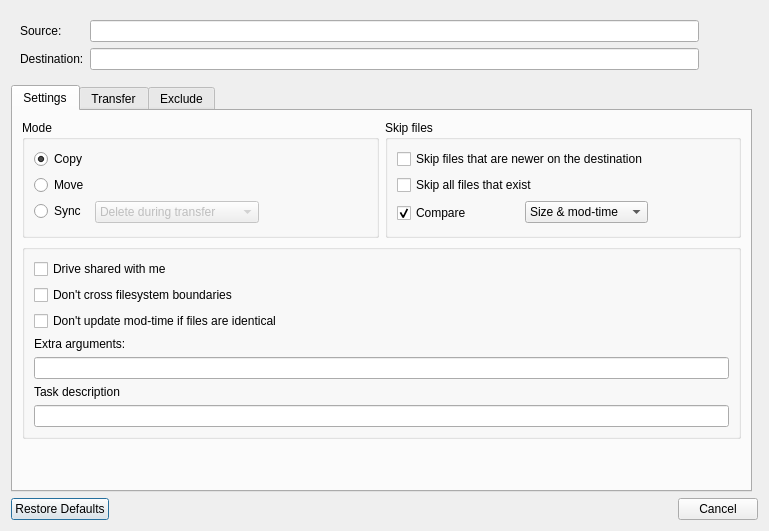
<?xml version="1.0" encoding="UTF-8"?>
<ui version="4.0">
 <class>TransferDialog</class>
 <widget class="QDialog" name="TransferDialog">
  <property name="geometry">
   <rect>
    <x>0</x>
    <y>0</y>
    <width>765</width>
    <height>664</height>
   </rect>
  </property>
  <property name="sizePolicy">
   <sizepolicy hsizetype="Fixed" vsizetype="Fixed">
    <horstretch>0</horstretch>
    <verstretch>0</verstretch>
   </sizepolicy>
  </property>
  <layout class="QGridLayout" name="gridLayout">
   <property name="sizeConstraint">
    <enum>QLayout::SetFixedSize</enum>
   </property>
   <item row="1" column="0" colspan="2">
    <widget class="QWidget" name="pathGroup" native="true">
     <property name="sizePolicy">
      <sizepolicy hsizetype="Preferred" vsizetype="Preferred">
       <horstretch>0</horstretch>
       <verstretch>0</verstretch>
      </sizepolicy>
     </property>
     <property name="minimumSize">
      <size>
       <width>747</width>
       <height>0</height>
      </size>
     </property>
     <layout class="QGridLayout" name="gridLayout_3">
      <item row="1" column="0">
       <widget class="QLabel" name="label_14">
        <property name="sizePolicy">
         <sizepolicy hsizetype="Fixed" vsizetype="Preferred">
          <horstretch>0</horstretch>
          <verstretch>0</verstretch>
         </sizepolicy>
        </property>
        <property name="text">
         <string>Destination:</string>
        </property>
        <property name="buddy">
         <cstring>textDest</cstring>
        </property>
       </widget>
      </item>
      <item row="0" column="4">
       <widget class="QToolButton" name="buttonSourceFolder">
        <property name="toolTip">
         <string>Choose folder</string>
        </property>
        <property name="styleSheet">
         <string notr="true">QToolButton { border: 0; }</string>
        </property>
       </widget>
      </item>
      <item row="0" column="1" colspan="2">
       <widget class="QLineEdit" name="textSource"/>
      </item>
      <item row="0" column="3">
       <widget class="QToolButton" name="buttonSourceFile">
        <property name="toolTip">
         <string>Choose file</string>
        </property>
        <property name="styleSheet">
         <string notr="true">QToolButton { border: 0; }</string>
        </property>
       </widget>
      </item>
      <item row="0" column="0">
       <widget class="QLabel" name="label_13">
        <property name="sizePolicy">
         <sizepolicy hsizetype="Fixed" vsizetype="Preferred">
          <horstretch>0</horstretch>
          <verstretch>0</verstretch>
         </sizepolicy>
        </property>
        <property name="text">
         <string>Source:</string>
        </property>
        <property name="buddy">
         <cstring>textSource</cstring>
        </property>
       </widget>
      </item>
      <item row="1" column="3">
       <widget class="QToolButton" name="buttonDest">
        <property name="toolTip">
         <string>Choose folder</string>
        </property>
        <property name="styleSheet">
         <string notr="true">QToolButton { border: 0; }</string>
        </property>
       </widget>
      </item>
      <item row="1" column="1" colspan="2">
       <widget class="QLineEdit" name="textDest"/>
      </item>
     </layout>
    </widget>
   </item>
   <item row="3" column="0">
    <widget class="QTabWidget" name="tabWidget">
     <property name="currentIndex">
      <number>0</number>
     </property>
     <widget class="QWidget" name="tab1">
      <attribute name="title">
       <string>Settings</string>
      </attribute>
      <layout class="QGridLayout" name="gridLayout_2">
       <item row="1" column="0" colspan="2">
        <widget class="QGroupBox" name="groupBox">
         <property name="title">
          <string/>
         </property>
         <layout class="QVBoxLayout" name="verticalLayout">
          <item>
           <widget class="QCheckBox" name="checkisDriveSharedWithMe">
            <property name="enabled">
             <bool>true</bool>
            </property>
            <property name="toolTip">
             <string>--drive-shared-with-me</string>
            </property>
            <property name="text">
             <string>Drive shared with me</string>
            </property>
            <property name="checked">
             <bool>false</bool>
            </property>
           </widget>
          </item>
          <item>
           <widget class="QCheckBox" name="checkSameFilesystem">
            <property name="toolTip">
             <string>--one-file-system</string>
            </property>
            <property name="text">
             <string>Don't cross filesystem boundaries</string>
            </property>
           </widget>
          </item>
          <item>
           <widget class="QCheckBox" name="checkDontUpdateModified">
            <property name="toolTip">
             <string>--no-update-modtime</string>
            </property>
            <property name="text">
             <string>Don't update mod-time if files are identical</string>
            </property>
           </widget>
          </item>
          <item>
           <widget class="QLabel" name="label_12">
            <property name="text">
             <string>Extra arguments:</string>
            </property>
           </widget>
          </item>
          <item>
           <widget class="QLineEdit" name="textExtra"/>
          </item>
          <item>
           <widget class="QLabel" name="label_15">
            <property name="text">
             <string>Task description</string>
            </property>
           </widget>
          </item>
          <item>
           <widget class="QLineEdit" name="textDescription"/>
          </item>
         </layout>
        </widget>
       </item>
       <item row="0" column="1">
        <widget class="QGroupBox" name="skipFilesGroup">
         <property name="title">
          <string>Skip files</string>
         </property>
         <layout class="QGridLayout" name="gridLayout_4">
          <property name="bottomMargin">
           <number>0</number>
          </property>
          <item row="3" column="3">
           <spacer name="horizontalSpacer">
            <property name="orientation">
             <enum>Qt::Horizontal</enum>
            </property>
            <property name="sizeHint" stdset="0">
             <size>
              <width>0</width>
              <height>0</height>
             </size>
            </property>
           </spacer>
          </item>
          <item row="3" column="2" alignment="Qt::AlignVCenter">
           <widget class="QComboBox" name="cbCompare">
            <property name="sizePolicy">
             <sizepolicy hsizetype="Fixed" vsizetype="Fixed">
              <horstretch>0</horstretch>
              <verstretch>0</verstretch>
             </sizepolicy>
            </property>
            <property name="currentText">
             <string>Size &amp; mod-time</string>
            </property>
            <item>
             <property name="text">
              <string>Size &amp; mod-time</string>
             </property>
            </item>
            <item>
             <property name="text">
              <string>Size &amp; checksum</string>
             </property>
            </item>
            <item>
             <property name="text">
              <string>Only mod-time</string>
             </property>
            </item>
            <item>
             <property name="text">
              <string extracomment="--size-only">Only size</string>
             </property>
            </item>
            <item>
             <property name="text">
              <string extracomment="--checksum">Only checksum</string>
             </property>
            </item>
           </widget>
          </item>
          <item row="1" column="0" colspan="3">
           <widget class="QCheckBox" name="checkSkipNewer">
            <property name="toolTip">
             <string>--update</string>
            </property>
            <property name="text">
             <string>Skip files that are newer on the destination</string>
            </property>
           </widget>
          </item>
          <item row="3" column="0" colspan="2" alignment="Qt::AlignBottom">
           <widget class="QCheckBox" name="checkCompare">
            <property name="toolTip">
             <string>compare logic</string>
            </property>
            <property name="text">
             <string>Compare</string>
            </property>
            <property name="checked">
             <bool>true</bool>
            </property>
           </widget>
          </item>
          <item row="2" column="0" colspan="3">
           <widget class="QCheckBox" name="checkSkipExisting">
            <property name="toolTip">
             <string>--ignore-existing</string>
            </property>
            <property name="text">
             <string>Skip all files that exist</string>
            </property>
           </widget>
          </item>
          <item row="4" column="0">
           <spacer name="verticalSpacer_3">
            <property name="orientation">
             <enum>Qt::Vertical</enum>
            </property>
            <property name="sizeHint" stdset="0">
             <size>
              <width>0</width>
              <height>0</height>
             </size>
            </property>
           </spacer>
          </item>
         </layout>
        </widget>
       </item>
       <item row="0" column="0">
        <widget class="QGroupBox" name="modeGroup">
         <property name="title">
          <string>Mode</string>
         </property>
         <layout class="QFormLayout" name="formLayout_2">
          <property name="bottomMargin">
           <number>0</number>
          </property>
          <item row="0" column="0">
           <widget class="QRadioButton" name="rbCopy">
            <property name="sizePolicy">
             <sizepolicy hsizetype="Fixed" vsizetype="Fixed">
              <horstretch>0</horstretch>
              <verstretch>0</verstretch>
             </sizepolicy>
            </property>
            <property name="toolTip">
             <string>copy</string>
            </property>
            <property name="text">
             <string>Copy</string>
            </property>
            <property name="checked">
             <bool>true</bool>
            </property>
           </widget>
          </item>
          <item row="1" column="0">
           <widget class="QRadioButton" name="rbMove">
            <property name="sizePolicy">
             <sizepolicy hsizetype="Fixed" vsizetype="Fixed">
              <horstretch>0</horstretch>
              <verstretch>0</verstretch>
             </sizepolicy>
            </property>
            <property name="toolTip">
             <string>move</string>
            </property>
            <property name="text">
             <string>Move</string>
            </property>
           </widget>
          </item>
          <item row="2" column="0">
           <widget class="QRadioButton" name="rbSync">
            <property name="sizePolicy">
             <sizepolicy hsizetype="Fixed" vsizetype="Fixed">
              <horstretch>0</horstretch>
              <verstretch>0</verstretch>
             </sizepolicy>
            </property>
            <property name="toolTip">
             <string>sync</string>
            </property>
            <property name="text">
             <string>Sync</string>
            </property>
           </widget>
          </item>
          <item row="4" column="0">
           <spacer name="horizontalSpacer_2">
            <property name="orientation">
             <enum>Qt::Horizontal</enum>
            </property>
            <property name="sizeHint" stdset="0">
             <size>
              <width>0</width>
              <height>0</height>
             </size>
            </property>
           </spacer>
          </item>
          <item row="2" column="1">
           <widget class="QComboBox" name="cbSyncDelete">
            <property name="enabled">
             <bool>false</bool>
            </property>
            <property name="sizePolicy">
             <sizepolicy hsizetype="Fixed" vsizetype="Fixed">
              <horstretch>0</horstretch>
              <verstretch>0</verstretch>
             </sizepolicy>
            </property>
            <item>
             <property name="text">
              <string>Delete during transfer</string>
             </property>
            </item>
            <item>
             <property name="text">
              <string>Delete after transfering</string>
             </property>
            </item>
            <item>
             <property name="text">
              <string>Delete before transfering</string>
             </property>
            </item>
           </widget>
          </item>
          <item row="3" column="0">
           <spacer name="verticalSpacer">
            <property name="orientation">
             <enum>Qt::Vertical</enum>
            </property>
            <property name="sizeHint" stdset="0">
             <size>
              <width>0</width>
              <height>0</height>
             </size>
            </property>
           </spacer>
          </item>
         </layout>
        </widget>
       </item>
       <item row="2" column="0">
        <spacer name="verticalSpacer_2">
         <property name="orientation">
          <enum>Qt::Vertical</enum>
         </property>
         <property name="sizeHint" stdset="0">
          <size>
           <width>20</width>
           <height>40</height>
          </size>
         </property>
        </spacer>
       </item>
      </layout>
     </widget>
     <widget class="QWidget" name="tab3">
      <attribute name="title">
       <string>Transfer</string>
      </attribute>
      <layout class="QFormLayout" name="formLayout">
       <item row="1" column="0">
        <widget class="QLabel" name="label_5">
         <property name="text">
          <string>Checkers</string>
         </property>
         <property name="buddy">
          <cstring>spinCheckers</cstring>
         </property>
        </widget>
       </item>
       <item row="1" column="1">
        <widget class="QSpinBox" name="spinCheckers">
         <property name="sizePolicy">
          <sizepolicy hsizetype="Fixed" vsizetype="Fixed">
           <horstretch>0</horstretch>
           <verstretch>0</verstretch>
          </sizepolicy>
         </property>
         <property name="toolTip">
          <string>--checkers</string>
         </property>
         <property name="alignment">
          <set>Qt::AlignRight|Qt::AlignTrailing|Qt::AlignVCenter</set>
         </property>
         <property name="minimum">
          <number>1</number>
         </property>
         <property name="maximum">
          <number>999</number>
         </property>
         <property name="value">
          <number>8</number>
         </property>
        </widget>
       </item>
       <item row="2" column="0">
        <widget class="QLabel" name="label">
         <property name="text">
          <string>Bandwidth (KiB/s or b|k|M|G suffix)</string>
         </property>
         <property name="buddy">
          <cstring>textBandwidth</cstring>
         </property>
        </widget>
       </item>
       <item row="2" column="1">
        <widget class="QLineEdit" name="textBandwidth">
         <property name="sizePolicy">
          <sizepolicy hsizetype="Fixed" vsizetype="Fixed">
           <horstretch>0</horstretch>
           <verstretch>0</verstretch>
          </sizepolicy>
         </property>
         <property name="toolTip">
          <string>--bwlimit</string>
         </property>
        </widget>
       </item>
       <item row="3" column="0">
        <widget class="QLabel" name="label_2">
         <property name="text">
          <string>Minimum size (KiB or b|k|M|G suffix)</string>
         </property>
         <property name="buddy">
          <cstring>textMinSize</cstring>
         </property>
        </widget>
       </item>
       <item row="3" column="1">
        <widget class="QLineEdit" name="textMinSize">
         <property name="sizePolicy">
          <sizepolicy hsizetype="Fixed" vsizetype="Fixed">
           <horstretch>0</horstretch>
           <verstretch>0</verstretch>
          </sizepolicy>
         </property>
         <property name="toolTip">
          <string>--min-size</string>
         </property>
        </widget>
       </item>
       <item row="4" column="0">
        <widget class="QLabel" name="label_6">
         <property name="text">
          <string>Minimum age (s or ms|s|m|h|d|w|M|y suffix)</string>
         </property>
         <property name="buddy">
          <cstring>textMinAge</cstring>
         </property>
        </widget>
       </item>
       <item row="4" column="1">
        <widget class="QLineEdit" name="textMinAge">
         <property name="sizePolicy">
          <sizepolicy hsizetype="Fixed" vsizetype="Fixed">
           <horstretch>0</horstretch>
           <verstretch>0</verstretch>
          </sizepolicy>
         </property>
         <property name="toolTip">
          <string>--min-age</string>
         </property>
        </widget>
       </item>
       <item row="5" column="0">
        <widget class="QLabel" name="label_3">
         <property name="text">
          <string>Maximum age (s or ms|s|m|h|d|w|M|y suffix)</string>
         </property>
         <property name="buddy">
          <cstring>textMaxAge</cstring>
         </property>
        </widget>
       </item>
       <item row="5" column="1">
        <widget class="QLineEdit" name="textMaxAge">
         <property name="sizePolicy">
          <sizepolicy hsizetype="Fixed" vsizetype="Fixed">
           <horstretch>0</horstretch>
           <verstretch>0</verstretch>
          </sizepolicy>
         </property>
         <property name="toolTip">
          <string>--max-age</string>
         </property>
        </widget>
       </item>
       <item row="6" column="0">
        <widget class="QLabel" name="label_4">
         <property name="text">
          <string>Maximum depth</string>
         </property>
         <property name="buddy">
          <cstring>spinMaxDepth</cstring>
         </property>
        </widget>
       </item>
       <item row="6" column="1">
        <widget class="QSpinBox" name="spinMaxDepth">
         <property name="sizePolicy">
          <sizepolicy hsizetype="Fixed" vsizetype="Fixed">
           <horstretch>0</horstretch>
           <verstretch>0</verstretch>
          </sizepolicy>
         </property>
         <property name="toolTip">
          <string>--max-depth</string>
         </property>
         <property name="alignment">
          <set>Qt::AlignRight|Qt::AlignTrailing|Qt::AlignVCenter</set>
         </property>
         <property name="maximum">
          <number>999999</number>
         </property>
        </widget>
       </item>
       <item row="7" column="0">
        <widget class="QLabel" name="label_8">
         <property name="text">
          <string>Connect timeout</string>
         </property>
         <property name="buddy">
          <cstring>spinConnectTimeout</cstring>
         </property>
        </widget>
       </item>
       <item row="7" column="1">
        <widget class="QSpinBox" name="spinConnectTimeout">
         <property name="sizePolicy">
          <sizepolicy hsizetype="Fixed" vsizetype="Fixed">
           <horstretch>0</horstretch>
           <verstretch>0</verstretch>
          </sizepolicy>
         </property>
         <property name="toolTip">
          <string>--contimeout</string>
         </property>
         <property name="alignment">
          <set>Qt::AlignRight|Qt::AlignTrailing|Qt::AlignVCenter</set>
         </property>
         <property name="minimum">
          <number>1</number>
         </property>
         <property name="maximum">
          <number>999999</number>
         </property>
         <property name="value">
          <number>60</number>
         </property>
        </widget>
       </item>
       <item row="8" column="0">
        <widget class="QLabel" name="label_7">
         <property name="text">
          <string>IO idle timeout</string>
         </property>
         <property name="buddy">
          <cstring>spinIdleTimeout</cstring>
         </property>
        </widget>
       </item>
       <item row="8" column="1">
        <widget class="QSpinBox" name="spinIdleTimeout">
         <property name="sizePolicy">
          <sizepolicy hsizetype="Fixed" vsizetype="Fixed">
           <horstretch>0</horstretch>
           <verstretch>0</verstretch>
          </sizepolicy>
         </property>
         <property name="toolTip">
          <string>--timeout</string>
         </property>
         <property name="alignment">
          <set>Qt::AlignRight|Qt::AlignTrailing|Qt::AlignVCenter</set>
         </property>
         <property name="maximum">
          <number>999999</number>
         </property>
         <property name="value">
          <number>300</number>
         </property>
        </widget>
       </item>
       <item row="9" column="0">
        <widget class="QLabel" name="label_9">
         <property name="text">
          <string>Retries</string>
         </property>
         <property name="buddy">
          <cstring>spinRetries</cstring>
         </property>
        </widget>
       </item>
       <item row="9" column="1">
        <widget class="QSpinBox" name="spinRetries">
         <property name="sizePolicy">
          <sizepolicy hsizetype="Fixed" vsizetype="Fixed">
           <horstretch>0</horstretch>
           <verstretch>0</verstretch>
          </sizepolicy>
         </property>
         <property name="toolTip">
          <string>--retries</string>
         </property>
         <property name="alignment">
          <set>Qt::AlignRight|Qt::AlignTrailing|Qt::AlignVCenter</set>
         </property>
         <property name="minimum">
          <number>1</number>
         </property>
         <property name="maximum">
          <number>999999</number>
         </property>
         <property name="value">
          <number>3</number>
         </property>
        </widget>
       </item>
       <item row="10" column="0">
        <widget class="QLabel" name="label_10">
         <property name="text">
          <string>Low level retries</string>
         </property>
         <property name="buddy">
          <cstring>spinLowLevelRetries</cstring>
         </property>
        </widget>
       </item>
       <item row="10" column="1">
        <widget class="QSpinBox" name="spinLowLevelRetries">
         <property name="sizePolicy">
          <sizepolicy hsizetype="Fixed" vsizetype="Fixed">
           <horstretch>0</horstretch>
           <verstretch>0</verstretch>
          </sizepolicy>
         </property>
         <property name="toolTip">
          <string>--low-level-retries</string>
         </property>
         <property name="alignment">
          <set>Qt::AlignRight|Qt::AlignTrailing|Qt::AlignVCenter</set>
         </property>
         <property name="minimum">
          <number>1</number>
         </property>
         <property name="maximum">
          <number>999999</number>
         </property>
         <property name="value">
          <number>10</number>
         </property>
        </widget>
       </item>
       <item row="0" column="1">
        <widget class="QSpinBox" name="spinTransfers">
         <property name="sizePolicy">
          <sizepolicy hsizetype="Fixed" vsizetype="Fixed">
           <horstretch>0</horstretch>
           <verstretch>0</verstretch>
          </sizepolicy>
         </property>
         <property name="toolTip">
          <string>--transfers</string>
         </property>
         <property name="alignment">
          <set>Qt::AlignRight|Qt::AlignTrailing|Qt::AlignVCenter</set>
         </property>
         <property name="minimum">
          <number>1</number>
         </property>
         <property name="maximum">
          <number>999</number>
         </property>
         <property name="value">
          <number>4</number>
         </property>
        </widget>
       </item>
       <item row="0" column="0">
        <widget class="QLabel" name="label_11">
         <property name="text">
          <string>Transfers</string>
         </property>
         <property name="buddy">
          <cstring>spinTransfers</cstring>
         </property>
        </widget>
       </item>
      </layout>
     </widget>
     <widget class="QWidget" name="tab4">
      <attribute name="title">
       <string>Exclude</string>
      </attribute>
      <layout class="QVBoxLayout" name="verticalLayout_3">
       <item>
        <widget class="QCheckBox" name="checkDeleteExcluded">
         <property name="toolTip">
          <string>--delete-excluded</string>
         </property>
         <property name="text">
          <string>Delete excluded files from destination</string>
         </property>
        </widget>
       </item>
       <item>
        <widget class="QPlainTextEdit" name="textExclude">
         <property name="toolTip">
          <string>--exclude</string>
         </property>
         <property name="lineWrapMode">
          <enum>QPlainTextEdit::NoWrap</enum>
         </property>
        </widget>
       </item>
      </layout>
     </widget>
    </widget>
   </item>
   <item row="9" column="0" colspan="2">
    <widget class="QDialogButtonBox" name="buttonBox">
     <property name="standardButtons">
      <set>QDialogButtonBox::Cancel|QDialogButtonBox::RestoreDefaults</set>
     </property>
    </widget>
   </item>
  </layout>
 </widget>
 <tabstops>
  <tabstop>textSource</tabstop>
  <tabstop>buttonSourceFile</tabstop>
  <tabstop>buttonSourceFolder</tabstop>
  <tabstop>textDest</tabstop>
  <tabstop>buttonDest</tabstop>
  <tabstop>tabWidget</tabstop>
  <tabstop>rbCopy</tabstop>
  <tabstop>rbMove</tabstop>
  <tabstop>rbSync</tabstop>
  <tabstop>cbSyncDelete</tabstop>
  <tabstop>checkSkipNewer</tabstop>
  <tabstop>checkSkipExisting</tabstop>
  <tabstop>checkCompare</tabstop>
  <tabstop>cbCompare</tabstop>
  <tabstop>checkisDriveSharedWithMe</tabstop>
  <tabstop>checkSameFilesystem</tabstop>
  <tabstop>checkDontUpdateModified</tabstop>
  <tabstop>spinTransfers</tabstop>
  <tabstop>spinCheckers</tabstop>
  <tabstop>textBandwidth</tabstop>
  <tabstop>textMinSize</tabstop>
  <tabstop>textMinAge</tabstop>
  <tabstop>textMaxAge</tabstop>
  <tabstop>spinMaxDepth</tabstop>
  <tabstop>spinConnectTimeout</tabstop>
  <tabstop>spinIdleTimeout</tabstop>
  <tabstop>spinRetries</tabstop>
  <tabstop>spinLowLevelRetries</tabstop>
  <tabstop>checkDeleteExcluded</tabstop>
  <tabstop>textExclude</tabstop>
 </tabstops>
 <resources/>
 <connections>
  <connection>
   <sender>rbSync</sender>
   <signal>toggled(bool)</signal>
   <receiver>cbSyncDelete</receiver>
   <slot>setEnabled(bool)</slot>
   <hints>
    <hint type="sourcelabel">
     <x>75</x>
     <y>195</y>
    </hint>
    <hint type="destinationlabel">
     <x>232</x>
     <y>198</y>
    </hint>
   </hints>
  </connection>
  <connection>
   <sender>checkCompare</sender>
   <signal>toggled(bool)</signal>
   <receiver>cbCompare</receiver>
   <slot>setEnabled(bool)</slot>
   <hints>
    <hint type="sourcelabel">
     <x>299</x>
     <y>198</y>
    </hint>
    <hint type="destinationlabel">
     <x>487</x>
     <y>198</y>
    </hint>
   </hints>
  </connection>
 </connections>
</ui>
